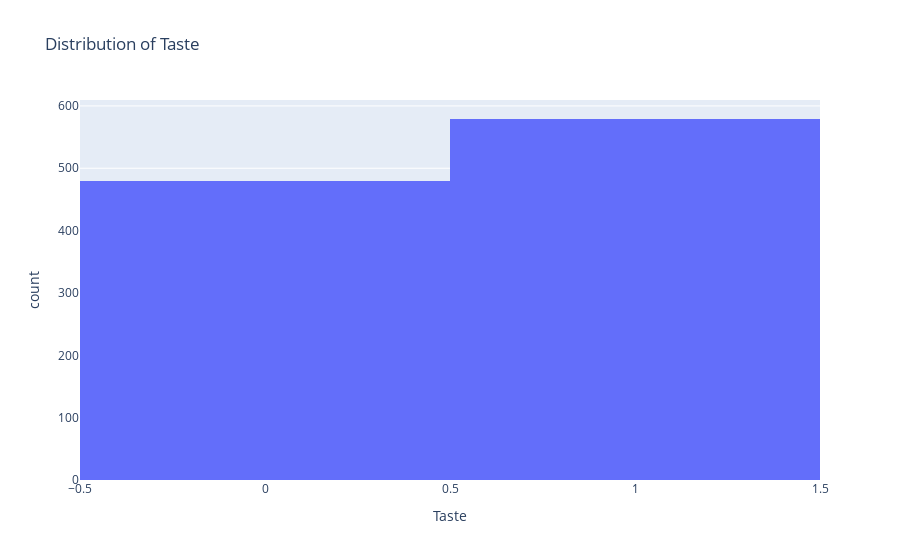
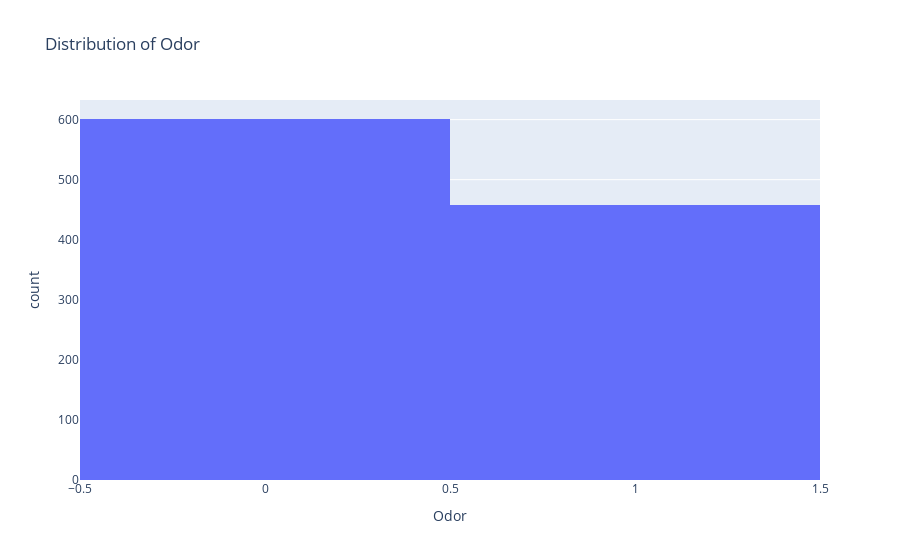
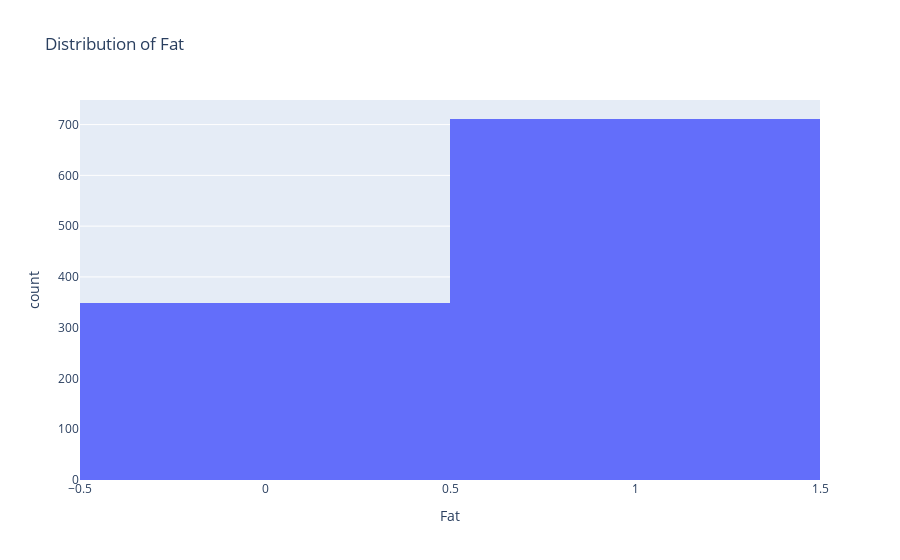

These figures' notebook cell, in order:
### Markdown cell above
#### Count of binary features (Taste, Odor, Fat, Turbidity, and Color)

### Code cell
binary_features = ['Taste', 'Odor', 'Fat', 'Turbidity', 'Colour']

for feature in binary_features:
    fig = px.histogram(df, x=feature, title=f'Distribution of {feature}')
    fig.show()

### Figure 1 — Plotly figure (JSON) as saved in the notebook; plotly's stock layout.template omitted (floating-point values rounded to 4 significant figures; data arrays with more than 128 entries replaced by an {"elided": "..."} marker saying what was removed)
{"data": [{"alignmentgroup": "True", "bingroup": "x", "hovertemplate": "Taste=%{x}<br>count=%{y}<extra></extra>", "legendgroup": "", "marker": {"color": "#636efa", "pattern": {"shape": ""}}, "name": "", "offsetgroup": "", "orientation": "v", "showlegend": false, "type": "histogram", "x": {"elided": "1059 int values"}, "xaxis": "x", "yaxis": "y"}], "layout": {"barmode": "relative", "legend": {"tracegroupgap": 0}, "title": {"text": "Distribution of Taste"}, "xaxis": {"anchor": "y", "domain": [0, 1], "title": {"text": "Taste"}}, "yaxis": {"anchor": "x", "domain": [0, 1], "title": {"text": "count"}}}}

### Figure 2 — Plotly figure (JSON) as saved in the notebook; plotly's stock layout.template omitted (floating-point values rounded to 4 significant figures; data arrays with more than 128 entries replaced by an {"elided": "..."} marker saying what was removed)
{"data": [{"alignmentgroup": "True", "bingroup": "x", "hovertemplate": "Odor=%{x}<br>count=%{y}<extra></extra>", "legendgroup": "", "marker": {"color": "#636efa", "pattern": {"shape": ""}}, "name": "", "offsetgroup": "", "orientation": "v", "showlegend": false, "type": "histogram", "x": {"elided": "1059 int values"}, "xaxis": "x", "yaxis": "y"}], "layout": {"barmode": "relative", "legend": {"tracegroupgap": 0}, "title": {"text": "Distribution of Odor"}, "xaxis": {"anchor": "y", "domain": [0, 1], "title": {"text": "Odor"}}, "yaxis": {"anchor": "x", "domain": [0, 1], "title": {"text": "count"}}}}

### Figure 3 — Plotly figure (JSON) as saved in the notebook; plotly's stock layout.template omitted (floating-point values rounded to 4 significant figures; data arrays with more than 128 entries replaced by an {"elided": "..."} marker saying what was removed)
{"data": [{"alignmentgroup": "True", "bingroup": "x", "hovertemplate": "Fat=%{x}<br>count=%{y}<extra></extra>", "legendgroup": "", "marker": {"color": "#636efa", "pattern": {"shape": ""}}, "name": "", "offsetgroup": "", "orientation": "v", "showlegend": false, "type": "histogram", "x": {"elided": "1059 int values"}, "xaxis": "x", "yaxis": "y"}], "layout": {"barmode": "relative", "legend": {"tracegroupgap": 0}, "title": {"text": "Distribution of Fat"}, "xaxis": {"anchor": "y", "domain": [0, 1], "title": {"text": "Fat"}}, "yaxis": {"anchor": "x", "domain": [0, 1], "title": {"text": "count"}}}}
